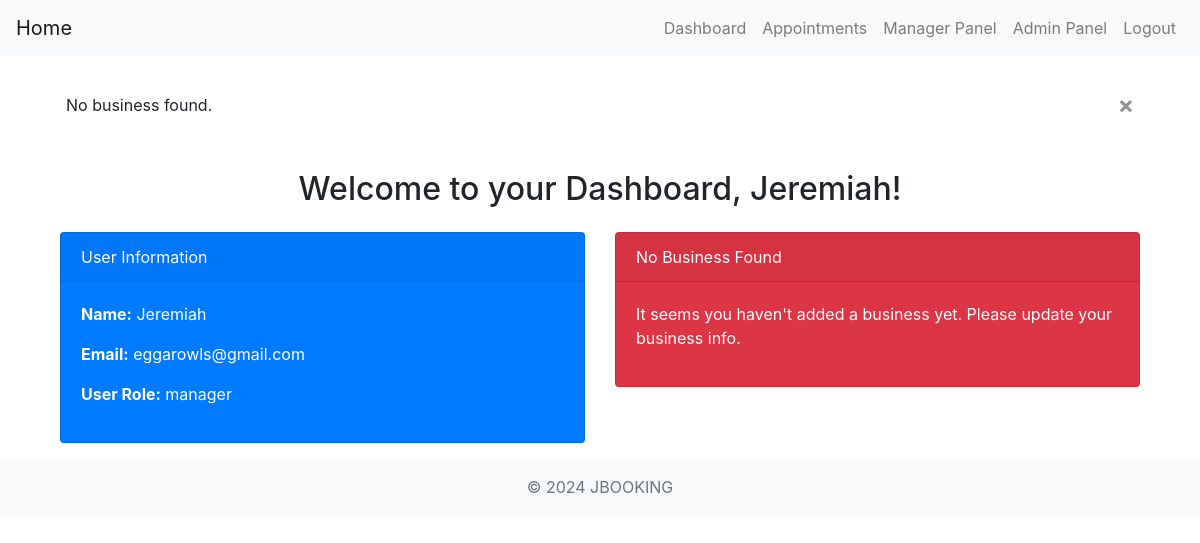
The page /dashboard (signed in) on the database its author committed.
### website/models.py (models this page shows)
class User(db.Model, UserMixin):
    id = db.Column(db.Integer, primary_key=True)
    first_name = db.Column(db.String(150), nullable=False)
    email = db.Column(db.String(150), unique=True, nullable=False)
    password = db.Column(db.String(150), nullable=False)
    role = db.Column(db.String(50), default='user')  # role can be 'user', 'admin', or 'manager'
    business = db.relationship('Business', backref='owner', uselist=False)  # One-to-one relationship with Business
    appointments = db.relationship('Appointment', foreign_keys='Appointment.user_id', backref='user', lazy=True)  # One-to-many relationship with Appointment

### website/views.py (the view)
@views.route('/dashboard')
@login_required
def dashboard():
    business = Business.query.filter_by(id=current_user.id).first()
    if not business:
        flash('No business found.', category='error')
    upcoming_appointments = Appointment.query.filter_by(user_id=current_user.id).filter(Appointment.time_slot >= datetime.now()).order_by(Appointment.time_slot).all()
    return render_template("dashboard.html", user=current_user, business=business, upcoming_appointments=upcoming_appointments)

### website/__init__.py (called while the page is built)
def create_app():
    app = Flask(__name__)
    app.config['SECRET_KEY'] = 'your_secret_key_here'
    app.config['SQLALCHEMY_DATABASE_URI'] = f'sqlite:///{DB_NAME}'
    db.init_app(app)
    from .views import views
    from .auth import auth
    app.register_blueprint(views, url_prefix='/')
    app.register_blueprint(auth, url_prefix='/')
    from .models import User, Appointment, Categories, Availability, Business
    create_database(app)
    login_manager = LoginManager()
    login_manager.login_view = 'auth.login'
    login_manager.init_app(app)
    @login_manager.user_loader
    def load_user(id):
        return User.query.get(int(id))
    return app

### website/templates/dashboard.html (shortened to what this page needs)
{% extends "base.html" %}
{% block container %}
<div class="container">
    <h2 class="text-center">Welcome to your Dashboard, {{ user.first_name }}!</h2>
    <div class="row mt-4">
        <div class="col-md-6">
            <div class="card text-white bg-primary mb-3">
                <div class="card-header">User Information</div>
                <div class="card-body">
                    <p><strong>Name:</strong> {{ user.first_name }}</p>
                    <p><strong>Email:</strong> {{ user.email }}</p>
                    <p><strong>User Role:</strong> {{ user.role }}</p>
                </div>
            </div>
        </div>
        {% if business %}
        <div class="col-md-6">
            <div class="card text-white bg-success mb-3">
                <div class="card-header">Business Information</div>
                <div class="card-body">
                    <p><strong>Business Name:</strong> {{ business.name }}</p>
                    <p><strong>Business Email:</strong> {{ business.email }}</p>
                    <p><strong>Business Phone:</strong> {{ business.phone }}</p>
                </div>
            </div>
        </div>
        {% else %}
        <div class="col-md-6">
            <div class="card text-white bg-danger mb-3">
                <div class="card-header">No Business Found</div>
                <div class="card-body">
                    <p>It seems you haven't added a business yet. Please update your business info.</p>
                </div>
            </div>
        </div>
        {% endif %}
    </div>
</div>
{% endblock %}

### rows shown on the page
User: first_name "Jeremiah", email "eggarowls@gmail.com", role "manager"

### other values the page prints
{{ message }} "No business found."
